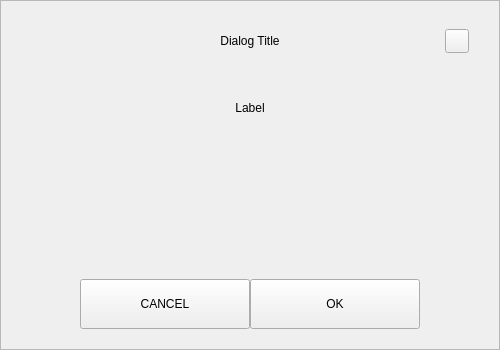
<?xml version="1.0" encoding="UTF-8"?>
<ui version="4.0">
 <class>DefaultDialog</class>
 <widget class="QWidget" name="DefaultDialog">
  <property name="geometry">
   <rect>
    <x>0</x>
    <y>0</y>
    <width>500</width>
    <height>350</height>
   </rect>
  </property>
  <property name="windowTitle">
   <string>Form</string>
  </property>
  <layout class="QVBoxLayout" name="verticalLayout_3">
   <property name="spacing">
    <number>0</number>
   </property>
   <property name="leftMargin">
    <number>0</number>
   </property>
   <property name="topMargin">
    <number>0</number>
   </property>
   <property name="rightMargin">
    <number>0</number>
   </property>
   <property name="bottomMargin">
    <number>0</number>
   </property>
   <item>
    <widget class="QFrame" name="frame">
     <property name="styleSheet">
      <string notr="true"/>
     </property>
     <property name="frameShape">
      <enum>QFrame::StyledPanel</enum>
     </property>
     <property name="frameShadow">
      <enum>QFrame::Raised</enum>
     </property>
     <layout class="QVBoxLayout" name="verticalLayout_2">
      <property name="spacing">
       <number>0</number>
      </property>
      <property name="leftMargin">
       <number>30</number>
      </property>
      <property name="topMargin">
       <number>20</number>
      </property>
      <property name="rightMargin">
       <number>30</number>
      </property>
      <property name="bottomMargin">
       <number>20</number>
      </property>
      <item>
       <layout class="QHBoxLayout" name="horizontalLayout_3">
        <property name="spacing">
         <number>0</number>
        </property>
        <item>
         <spacer name="horizontalSpacer_21">
          <property name="orientation">
           <enum>Qt::Horizontal</enum>
          </property>
          <property name="sizeHint" stdset="0">
           <size>
            <width>40</width>
            <height>20</height>
           </size>
          </property>
         </spacer>
        </item>
        <item>
         <widget class="QLabel" name="labelTitle">
          <property name="minimumSize">
           <size>
            <width>0</width>
            <height>40</height>
           </size>
          </property>
          <property name="maximumSize">
           <size>
            <width>16777215</width>
            <height>40</height>
           </size>
          </property>
          <property name="styleSheet">
           <string notr="true">padding-left:24px;</string>
          </property>
          <property name="text">
           <string notr="true">Dialog Title</string>
          </property>
          <property name="alignment">
           <set>Qt::AlignCenter</set>
          </property>
          <property name="margin">
           <number>7</number>
          </property>
         </widget>
        </item>
        <item>
         <spacer name="horizontalSpacer">
          <property name="orientation">
           <enum>Qt::Horizontal</enum>
          </property>
          <property name="sizeHint" stdset="0">
           <size>
            <width>40</width>
            <height>20</height>
           </size>
          </property>
         </spacer>
        </item>
        <item>
         <widget class="QPushButton" name="btnEsc">
          <property name="minimumSize">
           <size>
            <width>24</width>
            <height>24</height>
           </size>
          </property>
          <property name="maximumSize">
           <size>
            <width>24</width>
            <height>24</height>
           </size>
          </property>
          <property name="focusPolicy">
           <enum>Qt::NoFocus</enum>
          </property>
          <property name="text">
           <string/>
          </property>
         </widget>
        </item>
       </layout>
      </item>
      <item>
       <spacer name="verticalSpacer_2">
        <property name="orientation">
         <enum>Qt::Vertical</enum>
        </property>
        <property name="sizeType">
         <enum>QSizePolicy::Fixed</enum>
        </property>
        <property name="sizeHint" stdset="0">
         <size>
          <width>20</width>
          <height>40</height>
         </size>
        </property>
       </spacer>
      </item>
      <item>
       <widget class="QLabel" name="labelMessage">
        <property name="text">
         <string notr="true">Label</string>
        </property>
        <property name="alignment">
         <set>Qt::AlignCenter</set>
        </property>
        <property name="wordWrap">
         <bool>true</bool>
        </property>
       </widget>
      </item>
      <item>
       <spacer name="verticalSpacer_3">
        <property name="orientation">
         <enum>Qt::Vertical</enum>
        </property>
        <property name="sizeType">
         <enum>QSizePolicy::Expanding</enum>
        </property>
        <property name="sizeHint" stdset="0">
         <size>
          <width>20</width>
          <height>10</height>
         </size>
        </property>
       </spacer>
      </item>
      <item>
       <layout class="QHBoxLayout" name="horizontalLayout" stretch="0,3,3,0">
        <item>
         <spacer name="horizontalSpacer11">
          <property name="orientation">
           <enum>Qt::Horizontal</enum>
          </property>
          <property name="sizeHint" stdset="0">
           <size>
            <width>40</width>
            <height>20</height>
           </size>
          </property>
         </spacer>
        </item>
        <item>
         <widget class="QPushButton" name="btnCancel">
          <property name="minimumSize">
           <size>
            <width>170</width>
            <height>50</height>
           </size>
          </property>
          <property name="maximumSize">
           <size>
            <width>170</width>
            <height>16777215</height>
           </size>
          </property>
          <property name="focusPolicy">
           <enum>Qt::NoFocus</enum>
          </property>
          <property name="text">
           <string>CANCEL</string>
          </property>
         </widget>
        </item>
        <item>
         <widget class="QPushButton" name="btnSave">
          <property name="minimumSize">
           <size>
            <width>170</width>
            <height>50</height>
           </size>
          </property>
          <property name="maximumSize">
           <size>
            <width>170</width>
            <height>16777215</height>
           </size>
          </property>
          <property name="focusPolicy">
           <enum>Qt::NoFocus</enum>
          </property>
          <property name="text">
           <string>OK</string>
          </property>
         </widget>
        </item>
        <item>
         <spacer name="horizontalSpacer_2">
          <property name="orientation">
           <enum>Qt::Horizontal</enum>
          </property>
          <property name="sizeHint" stdset="0">
           <size>
            <width>40</width>
            <height>20</height>
           </size>
          </property>
         </spacer>
        </item>
       </layout>
      </item>
     </layout>
    </widget>
   </item>
  </layout>
 </widget>
 <resources/>
 <connections/>
</ui>
